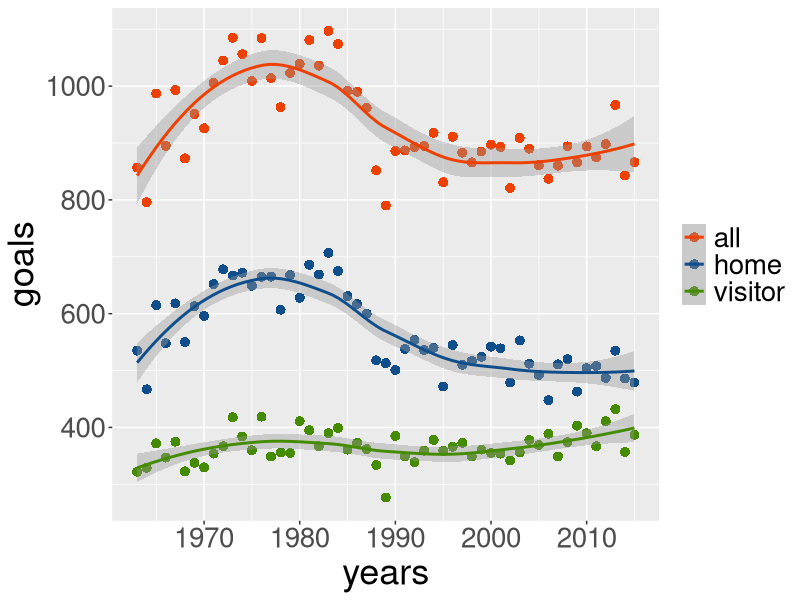

The R script that drew this image:
## ---- chunk 1
knitr::opts_chunk$set(echo = FALSE)
## ---- chunk 2
bl <- read.csv("./BuLiApp/germany_data.csv",header = TRUE,sep = ",")
bl_c <- bl[,1:5];
## ---- chunk 3
homegoal = 1;visgoal = 9;
bl_c[(bl$hgoal == homegoal) & (bl$vgoal == visgoal),]
## ---- chunk 4
library(ggplot2)
library(dplyr)
library(tidyr)

bl_g <- bl[,c(2:4,6,7)]

# (h&v) goals per season
s_first <- min(bl_g$Season)
s_last <- max(bl_g$Season)
h <- seq(length(s_first:s_last))
v <- seq(length(s_first:s_last))
for(i in seq(length(s_first:s_last))) {
  h[i] <- sum(bl_g[bl_g$Season == i+s_first-1,]$hgoal)
  v[i] <- sum(bl_g[bl_g$Season == i+s_first-1,]$vgoal)
}
all <- h + v
dat <- data.frame(s_first:s_last, h, v, all)
colnames(dat) <- c("year", "home","visitor","all")

# ggplot2 with loess fit
dat <- gather(dat,key,value,home,visitor,all)
g <- ggplot(dat,aes(x=year, y=value,colour = key)) +
     ylab("goals")+xlab("years")+
     theme(axis.title = element_text(color="black", size=26),
     axis.text  = element_text(vjust=0.5, size=20))
g <- g + geom_point(shape=16, size = 3)
g <- g + geom_smooth(method='loess',se=TRUE)
g <- g + scale_color_manual(values=c("home"="dodgerblue4","visitor"="chartreuse4","all"="orangered2"))+
     theme(legend.text=element_text(size=20),legend.title=element_blank())
g
